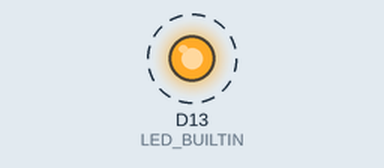
Bench run of a program on a simulated Adafruit Feather M0. On the bench: output pins drawn as LEDs (lit = HIGH). Dashed ring = blinking.

Above: at 0.5 s.
Timing chart, 0 to 4.6 s (numbered marks = the images above):
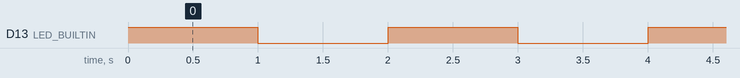

The program:

main.cpp
```cpp
/**
 * Blink
 *
 * Turns on an LED on for one second,
 * then off for one second, repeatedly.
 */
#include "Arduino.h"
#include "config.h"
#include <blinker.h>

void _setup()
{
  pinMode(LED_BUILTIN, OUTPUT);
}

void _loop()
{
  blink(1000);
}

#ifndef __USE_ARDUINO_IDE__

void setup()
{
  _setup();
}

void loop()
{
  _loop();
}
#endif
```

config.h
```cpp
//#define __USE_ARDUINO_IDE__

extern void _setup();
extern void _loop();
```

Measured:
- by itself, D13 (LED_BUILTIN): alternates HIGH for 1.0 s and LOW for 1.0 s
